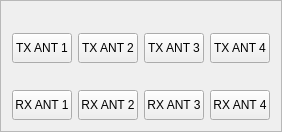
      <widget class="QFrame" name="frameTXRXAntButtons">
       <property name="geometry">
        <rect>
         <x>160</x>
         <y>239</y>
         <width>261</width>
         <height>118</height>
        </rect>
       </property>
       <property name="frameShape">
        <enum>QFrame::StyledPanel</enum>
       </property>
       <property name="frameShadow">
        <enum>QFrame::Raised</enum>
       </property>
       <layout class="QVBoxLayout" name="verticalLayout_2">
        <item>
         <layout class="QGridLayout" name="gridLayout_3">
          <item row="0" column="0">
           <widget class="QLabel" name="labelLEDTX1">
            <property name="minimumSize">
             <size>
              <width>60</width>
              <height>15</height>
             </size>
            </property>
            <property name="maximumSize">
             <size>
              <width>60</width>
              <height>15</height>
             </size>
            </property>
            <property name="text">
             <string/>
            </property>
            <property name="pixmap">
             <pixmap>../src/leds/led_green_off_15x15.png</pixmap>
            </property>
            <property name="alignment">
             <set>Qt::AlignCenter</set>
            </property>
           </widget>
          </item>
          <item row="0" column="2">
           <widget class="QLabel" name="labelLEDTX2">
            <property name="minimumSize">
             <size>
              <width>60</width>
              <height>15</height>
             </size>
            </property>
            <property name="maximumSize">
             <size>
              <width>60</width>
              <height>15</height>
             </size>
            </property>
            <property name="text">
             <string/>
            </property>
            <property name="pixmap">
             <pixmap>../src/leds/led_green_off_15x15.png</pixmap>
            </property>
            <property name="alignment">
             <set>Qt::AlignCenter</set>
            </property>
           </widget>
          </item>
          <item row="0" column="3">
           <widget class="QLabel" name="labelLEDTX3">
            <property name="minimumSize">
             <size>
              <width>60</width>
              <height>15</height>
             </size>
            </property>
            <property name="maximumSize">
             <size>
              <width>60</width>
              <height>15</height>
             </size>
            </property>
            <property name="text">
             <string/>
            </property>
            <property name="pixmap">
             <pixmap>../src/leds/led_green_off_15x15.png</pixmap>
            </property>
            <property name="alignment">
             <set>Qt::AlignCenter</set>
            </property>
           </widget>
          </item>
          <item row="0" column="4">
           <widget class="QLabel" name="labelLEDTX4">
            <property name="minimumSize">
             <size>
              <width>60</width>
              <height>15</height>
             </size>
            </property>
            <property name="maximumSize">
             <size>
              <width>60</width>
              <height>15</height>
             </size>
            </property>
            <property name="text">
             <string/>
            </property>
            <property name="pixmap">
             <pixmap>../src/leds/led_green_off_15x15.png</pixmap>
            </property>
            <property name="alignment">
             <set>Qt::AlignCenter</set>
            </property>
           </widget>
          </item>
          <item row="1" column="3">
           <widget class="QPushButton" name="pushButtonTX3">
            <property name="minimumSize">
             <size>
              <width>60</width>
              <height>30</height>
             </size>
            </property>
            <property name="maximumSize">
             <size>
              <width>60</width>
              <height>16777215</height>
             </size>
            </property>
            <property name="text">
             <string>TX ANT 3</string>
            </property>
            <property name="checkable">
             <bool>false</bool>
            </property>
           </widget>
          </item>
          <item row="1" column="0">
           <widget class="QPushButton" name="pushButtonTX1">
            <property name="minimumSize">
             <size>
              <width>60</width>
              <height>30</height>
             </size>
            </property>
            <property name="maximumSize">
             <size>
              <width>60</width>
              <height>16777215</height>
             </size>
            </property>
            <property name="text">
             <string>TX ANT 1</string>
            </property>
            <property name="checkable">
             <bool>false</bool>
            </property>
           </widget>
          </item>
          <item row="1" column="2">
           <widget class="QPushButton" name="pushButtonTX2">
            <property name="minimumSize">
             <size>
              <width>60</width>
              <height>30</height>
             </size>
            </property>
            <property name="maximumSize">
             <size>
              <width>60</width>
              <height>16777215</height>
             </size>
            </property>
            <property name="text">
             <string>TX ANT 2</string>
            </property>
            <property name="checkable">
             <bool>false</bool>
            </property>
           </widget>
          </item>
          <item row="1" column="4">
           <widget class="QPushButton" name="pushButtonTX4">
            <property name="minimumSize">
             <size>
              <width>60</width>
              <height>30</height>
             </size>
            </property>
            <property name="maximumSize">
             <size>
              <width>60</width>
              <height>16777215</height>
             </size>
            </property>
            <property name="text">
             <string>TX ANT 4</string>
            </property>
            <property name="checkable">
             <bool>false</bool>
            </property>
           </widget>
          </item>
          <item row="2" column="0">
           <widget class="QLabel" name="labelLEDRX1">
            <property name="minimumSize">
             <size>
              <width>60</width>
              <height>15</height>
             </size>
            </property>
            <property name="maximumSize">
             <size>
              <width>60</width>
              <height>15</height>
             </size>
            </property>
            <property name="text">
             <string/>
            </property>
            <property name="pixmap">
             <pixmap>../src/leds/led_red_off_15x15.png</pixmap>
            </property>
            <property name="alignment">
             <set>Qt::AlignCenter</set>
            </property>
           </widget>
          </item>
          <item row="2" column="2">
           <widget class="QLabel" name="labelLEDRX2">
            <property name="minimumSize">
             <size>
              <width>60</width>
              <height>15</height>
             </size>
            </property>
            <property name="maximumSize">
             <size>
              <width>60</width>
              <height>15</height>
             </size>
            </property>
            <property name="text">
             <string/>
            </property>
            <property name="pixmap">
             <pixmap>../src/leds/led_red_off_15x15.png</pixmap>
            </property>
            <property name="alignment">
             <set>Qt::AlignCenter</set>
            </property>
           </widget>
          </item>
          <item row="2" column="3">
           <widget class="QLabel" name="labelLEDRX3">
            <property name="minimumSize">
             <size>
              <width>60</width>
              <height>15</height>
             </size>
            </property>
            <property name="maximumSize">
             <size>
              <width>60</width>
              <height>15</height>
             </size>
            </property>
            <property name="text">
             <string/>
            </property>
            <property name="pixmap">
             <pixmap>../src/leds/led_red_off_15x15.png</pixmap>
            </property>
            <property name="alignment">
             <set>Qt::AlignCenter</set>
            </property>
           </widget>
          </item>
          <item row="2" column="4">
           <widget class="QLabel" name="labelLEDRX4">
            <property name="minimumSize">
             <size>
              <width>60</width>
              <height>15</height>
             </size>
            </property>
            <property name="maximumSize">
             <size>
              <width>60</width>
              <height>15</height>
             </size>
            </property>
            <property name="text">
             <string/>
            </property>
            <property name="pixmap">
             <pixmap>../src/leds/led_red_off_15x15.png</pixmap>
            </property>
            <property name="alignment">
             <set>Qt::AlignCenter</set>
            </property>
           </widget>
          </item>
          <item row="3" column="0">
           <widget class="QPushButton" name="pushButtonRX1">
            <property name="minimumSize">
             <size>
              <width>60</width>
              <height>30</height>
             </size>
            </property>
            <property name="maximumSize">
             <size>
              <width>60</width>
              <height>16777215</height>
             </size>
            </property>
            <property name="text">
             <string>RX ANT 1</string>
            </property>
            <property name="checkable">
             <bool>false</bool>
            </property>
           </widget>
          </item>
          <item row="3" column="2">
           <widget class="QPushButton" name="pushButtonRX2">
            <property name="minimumSize">
             <size>
              <width>60</width>
              <height>30</height>
             </size>
            </property>
            <property name="maximumSize">
             <size>
              <width>60</width>
              <height>16777215</height>
             </size>
            </property>
            <property name="text">
             <string>RX ANT 2</string>
            </property>
            <property name="checkable">
             <bool>false</bool>
            </property>
           </widget>
          </item>
          <item row="3" column="3">
           <widget class="QPushButton" name="pushButtonRX3">
            <property name="minimumSize">
             <size>
              <width>60</width>
              <height>30</height>
             </size>
            </property>
            <property name="maximumSize">
             <size>
              <width>60</width>
              <height>16777215</height>
             </size>
            </property>
            <property name="text">
             <string>RX ANT 3</string>
            </property>
            <property name="checkable">
             <bool>false</bool>
            </property>
           </widget>
          </item>
          <item row="3" column="4">
           <widget class="QPushButton" name="pushButtonRX4">
            <property name="minimumSize">
             <size>
              <width>60</width>
              <height>30</height>
             </size>
            </property>
            <property name="maximumSize">
             <size>
              <width>60</width>
              <height>16777215</height>
             </size>
            </property>
            <property name="text">
             <string>RX ANT 4</string>
            </property>
            <property name="checkable">
             <bool>false</bool>
            </property>
           </widget>
          </item>
          <item row="3" column="1">
           <layout class="QFormLayout" name="formLayout"/>
          </item>
         </layout>
        </item>
       </layout>
      </widget>
